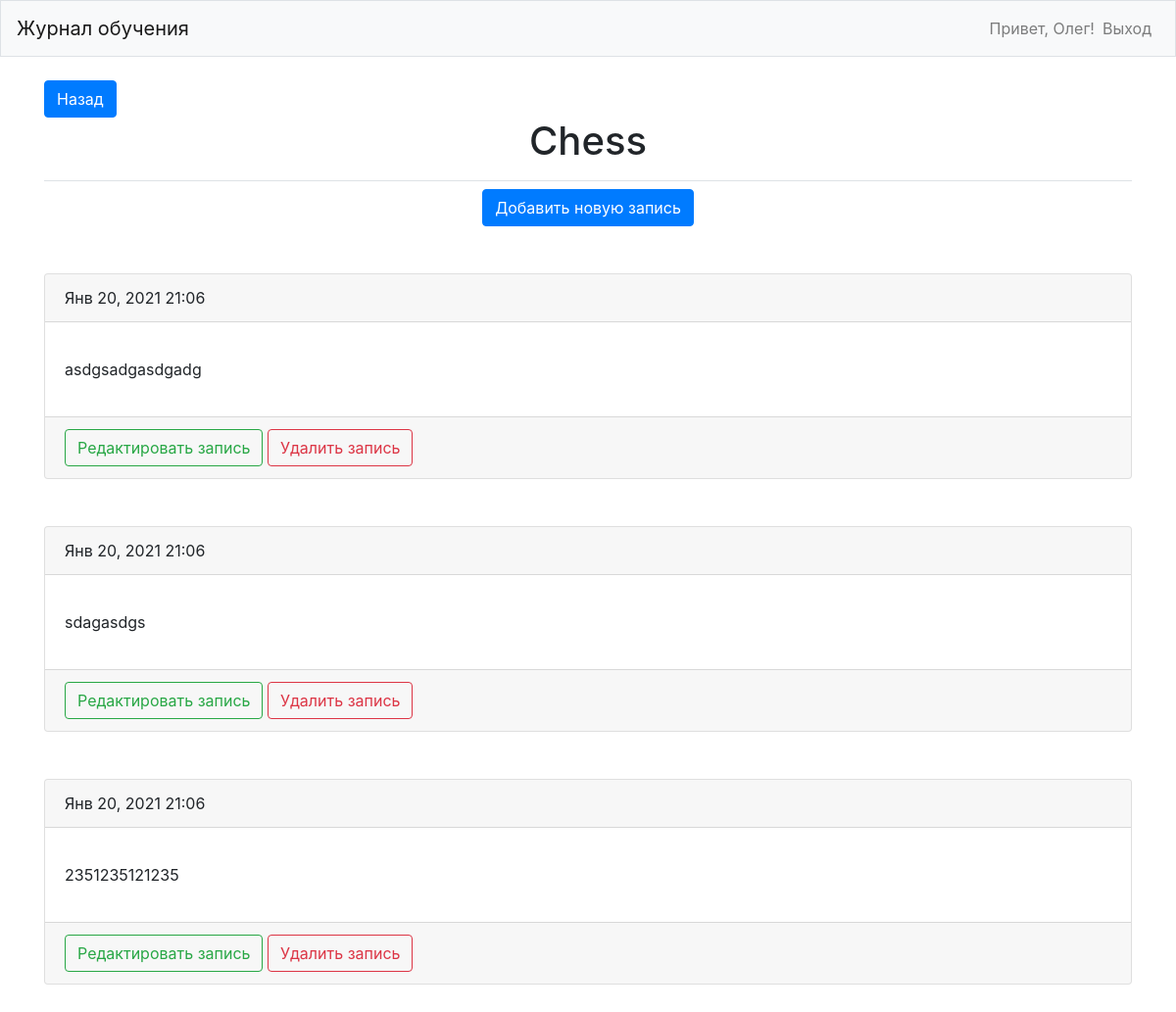
/topics/33/ (signed in), run on the app's committed database.
### learning_logs/models.py (models this page shows, shortened)
class Topic(models.Model):
    text = models.CharField(max_length=200)
    date_added = models.DateTimeField(auto_now_add=True)
    owner = models.ForeignKey(User, on_delete=models.CASCADE)
    def __str__(self):
        return self.text

class Entry(models.Model):
    topic = models.ForeignKey(Topic, on_delete=models.CASCADE)
    text = models.TextField(max_length=10000)
    date_added = models.DateTimeField(auto_now_add=True)
    class Meta:
        verbose_name = 'Запись'
        verbose_name_plural = 'Записи'

### learning_logs/views.py (the view)
# urls.py: path('topics/<int:topic_id>/', views.topic, name='topic'),
@login_required
def topic(request, topic_id):
    topic = get_object_or_404(Topic, id=topic_id)
    check_topic_owner(topic, request)
    entries = topic.entry_set.order_by('-date_added')
    context = {'topic': topic, 'entries': entries}
    return render(request, 'learning_logs/topic.html', context)

### learning_logs/views.py (called while the page is built)
def check_topic_owner(topic, request):
    if topic.owner != request.user:
        raise Http404

### learning_logs/templates/learning_logs/topic.html
{% extends "learning_logs/base.html" %}
{% block page_header %}
  <a class="btn btn-primary" href="{% url 'learning_logs:topics' %}">Назад</a>
  <h1 class="text-center">{{ topic }}</h1>
{% endblock page_header %}
{% block content %}
<div class="row justify-content-center">
  <a href="{% url 'learning_logs:new_entry' topic.id %}" class="btn btn-primary">Добавить новую запись</a>
</div>
      <br><br>
      {% for entry in entries %}
      <div class="justify-content-center">
          <div class="card text">
            <div class="card-header">
              {{ entry.date_added|date:'M d, Y H:i' }}
            </div>
            <div class="card-body">
              <p class="card-text">{{ entry.text|linebreaks }}</p>
            </div>
              <div class="card-footer text-muted">
                <a href="{% url 'learning_logs:edit_entry' entry.id %}" class="btn btn-outline-success">Редактировать запись</a>
                <a href="{% url 'learning_logs:delete_entry' entry.id %}" class="btn btn-outline-danger">Удалить запись</a>
              </div>
          </div>
      </div>
      <br><br>
      {% empty %}
          <p>Здесь пока не создано ни одной записи.</p>
      {% endfor %}
{% endblock %}

### learning_logs/templates/learning_logs/base.html (shortened to what this page needs)
{% load bootstrap4 %}
<!DOCTYPE html>
<html lang="en" dir="ltr">
  <head>
    {% bootstrap_css %}
  </head>
  <body>
    <header>
      <nav class="navbar navbar-expand-md navbar-light bg-light mb-4 border">
        <a class="navbar-brand">Журнал обучения</a>
        <div class="collapse navbar-collapse" id="navbarCollapse">
          <ul class="navbar-nav ml-auto">
            {% if user.is_authenticated %}
              <li class="nav-item">
                <span class="navbar-text">Привет, {{user.username}}!</span>
              </li>
              <li class="nav-item">
                <a class="nav-link" href="{% url 'users:logout' %}">Выход</a>
              </li>
            {% endif %}
          </ul>
        </div>
      </nav>
    </header>
    <main role="main" class="container">
      <div class="pb-2 mb-2 border-bottom">
        {% block page_header %}{% endblock page_header %}
      </div>
      <div>
        {% block content %}{% endblock %}
      </div>
    </main>
  </body>
</html>

### data on the page
Topic: text "Chess"
Entry: date_added "Янв 20, 2021 21:06", text "asdgsadgasdgadg"
Entry: date_added "Янв 20, 2021 21:06", text "sdagasdgs"
Entry: date_added "Янв 20, 2021 21:06", text "2351235121235"

### other printed values
{{ user.username }} "Олег"
